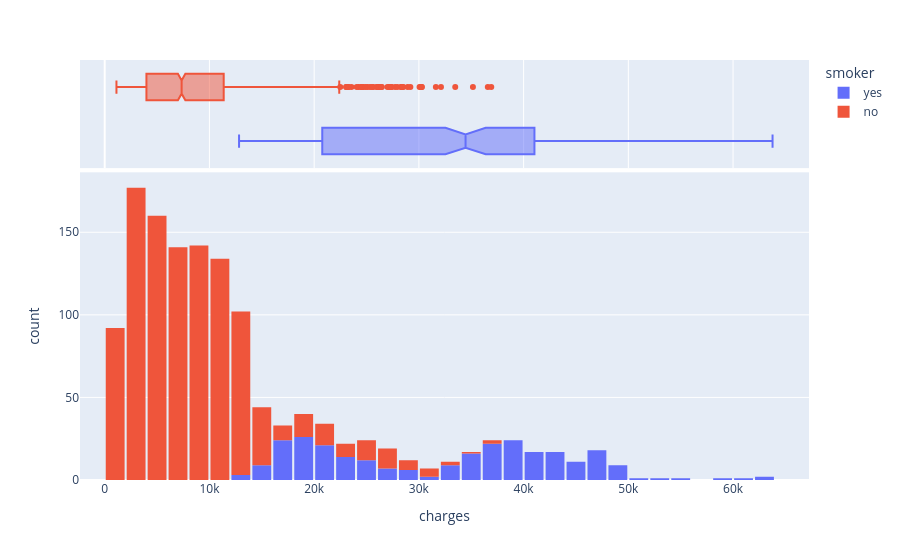

The notebook cell saved with this chart:
### Code cell
graph = px.histogram(medical_df,x = 'charges', marginal = 'box', nbins = 50,color='smoker')
graph.update_layout(bargap=0.1)

### Figure 1 — Plotly figure (JSON) as saved in the notebook; plotly's stock layout.template omitted (floating-point values rounded to 4 significant figures; data arrays with more than 128 entries replaced by an {"elided": "..."} marker saying what was removed)
{"data": [{"bingroup": "x", "hovertemplate": "smoker=yes<br>charges=%{x}<br>count=%{y}<extra></extra>", "legendgroup": "yes", "marker": {"color": "#636efa", "pattern": {"shape": ""}}, "name": "yes", "nbinsx": 50, "orientation": "v", "showlegend": true, "type": "histogram", "x": {"elided": "274 float values"}, "xaxis": "x", "yaxis": "y"}, {"hovertemplate": "smoker=yes<br>charges=%{x}<extra></extra>", "legendgroup": "yes", "marker": {"color": "#636efa"}, "name": "yes", "notched": true, "showlegend": false, "type": "box", "x": {"elided": "274 float values"}, "xaxis": "x2", "yaxis": "y2"}, {"bingroup": "x", "hovertemplate": "smoker=no<br>charges=%{x}<br>count=%{y}<extra></extra>", "legendgroup": "no", "marker": {"color": "#EF553B", "pattern": {"shape": ""}}, "name": "no", "nbinsx": 50, "orientation": "v", "showlegend": true, "type": "histogram", "x": {"elided": "1064 float values"}, "xaxis": "x", "yaxis": "y"}, {"hovertemplate": "smoker=no<br>charges=%{x}<extra></extra>", "legendgroup": "no", "marker": {"color": "#EF553B"}, "name": "no", "notched": true, "showlegend": false, "type": "box", "x": {"elided": "1064 float values"}, "xaxis": "x2", "yaxis": "y2"}], "layout": {"bargap": 0.1, "barmode": "relative", "legend": {"title": {"text": "smoker"}, "tracegroupgap": 0}, "margin": {"t": 60}, "xaxis": {"anchor": "y", "domain": [0, 1], "title": {"text": "charges"}}, "xaxis2": {"anchor": "y2", "domain": [0, 1], "matches": "x", "showgrid": true, "showticklabels": false}, "yaxis": {"anchor": "x", "domain": [0, 0.7326], "title": {"text": "count"}}, "yaxis2": {"anchor": "x2", "domain": [0.7426, 1], "matches": "y2", "showgrid": false, "showline": false, "showticklabels": false, "ticks": ""}}}
